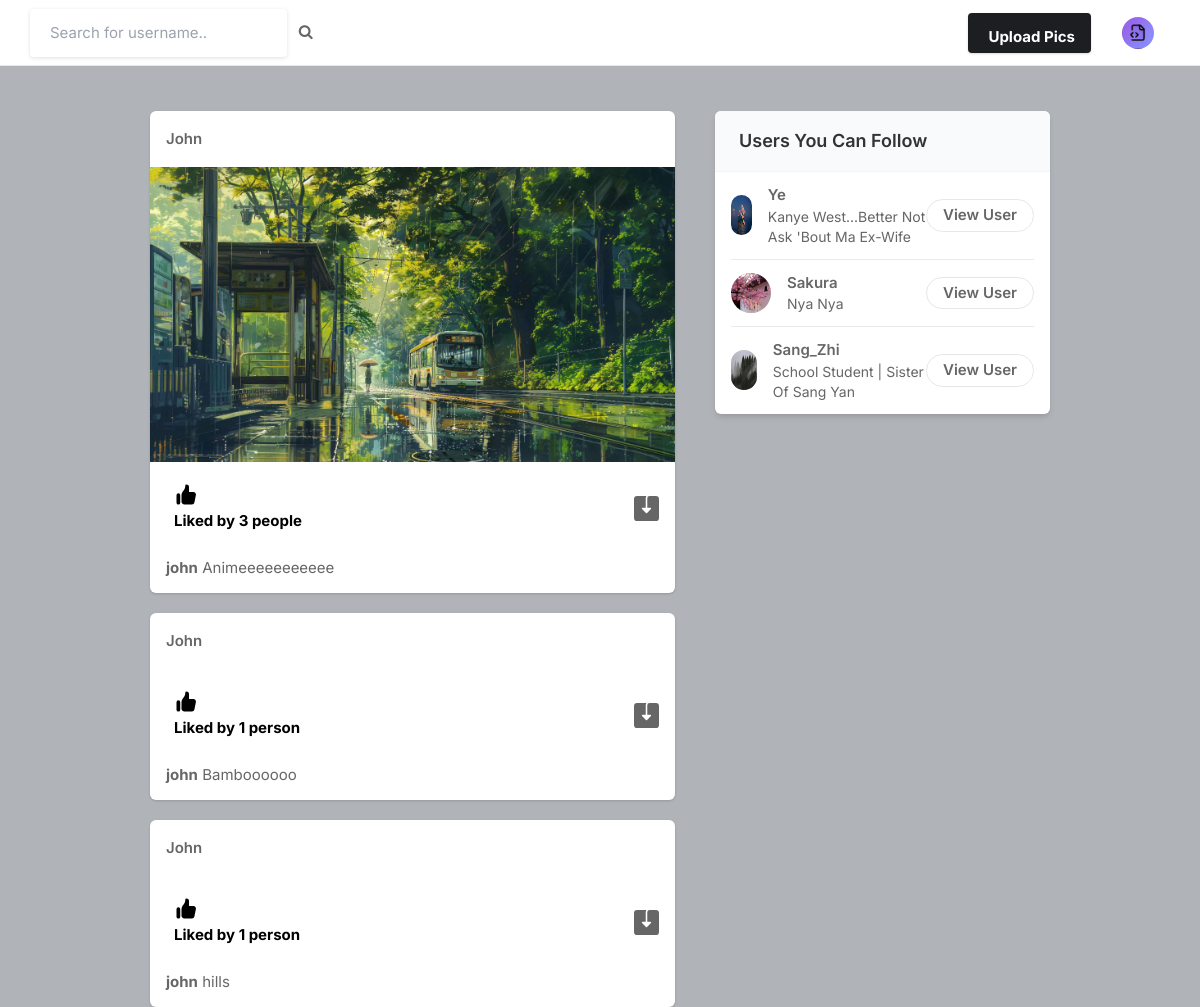
Screenshot of / (signed in) with the database file from the repository.
### core/models.py (models this page shows, shortened)
class Profile(models.Model):
    user = models.ForeignKey(User, on_delete=models.CASCADE)
    id_user = models.IntegerField()
    bio = models.TextField(blank=True)
    profileimg = models.ImageField(upload_to='profile_images', default='blank-profile-picture.jpg')
    location = models.CharField(max_length=100, blank=True)

class Post(models.Model):
    id = models.UUIDField(primary_key=True, default=uuid.uuid4)
    user= models.CharField(max_length=100)
    image= models.ImageField(upload_to='post_images')
    caption= models.TextField()
    created_at = models.DateTimeField(default=datetime.now)
    no_of_likes= models.IntegerField(default=0)

### core/views.py (the view)
# urls.py: path('', views.index, name='index'),
@login_required(login_url='signin')
def index(request):
    user_object = User.objects.get(username=request.user.username)
    user_profile = Profile.objects.get(user=user_object)
    user_following_list = []
    feed = []
    user_following = FollowersCount.objects.filter(follower=request.user.username)
    for users in user_following:
        user_following_list.append(users.user)
    for usernames in user_following_list:
        feed_lists = Post.objects.filter(user=usernames)
        feed.append(feed_lists)
    feed_list = list(chain(*feed))
    all_users = User.objects.all()
    user_following_all = []
    for users in user_following:
        user_list = User.objects.get(username=users.user)
        user_following_all.append(user_list)
    new_suggested_users = [x for x in list(all_users) if (x not in list(user_following_all))]
    current_user = User.objects.filter(username=request.user.username)
    final_suggested_users = [x for x in list(new_suggested_users) if (x not in list(current_user))]
    random.shuffle(final_suggested_users)
    username_profile = []
    username_profile_list = []
    for users in final_suggested_users:
        username_profile.append(users.id)
    for ids in username_profile:
        profile_lists = Profile.objects.filter(id_user=ids)
        username_profile_list.append(profile_lists)
    suggestions_username_profile_list = list(chain(*username_profile_list))
    return render(request, 'index.html', {'user_profile': user_profile, 'posts': feed_list, 'suggestions_username_profile_list': suggestions_username_profile_list[:4]})

### templates/index.html (shortened to what this page needs)
{% load static %}
<!DOCTYPE html>
<html lang="en">
<head>
    <link rel="stylesheet" href="{% static 'assets/css/icons.css' %}">
    <link rel="stylesheet" href="{% static 'assets/css/uikit.css' %}">
    <link rel="stylesheet" href="{% static 'assets/css/style.css' %}">
    <link rel="stylesheet" href="{% static 'assets/css/tailwind.css' %}">
    <link rel="stylesheet" href="https://cdnjs.cloudflare.com/ajax/libs/font-awesome/4.7.0/css/font-awesome.min.css">
</head>
<body>
            <header>
                <div class="header_inner">
                    <form action="/search/" method="POST">
                    <div class="left-side">
                            <input type="text" name="username" placeholder="Search for username.."> &nbsp; &nbsp;
                            <button type="submit"><i class="fa fa-search fa-1x"></i></button>
                    </div>
                    </form>
                    <div class="right-side lg:pr-4">
                        <a href="#"
                            class="bg-pink-500 flex font-bold hidden hover:bg-pink-600 hover:text-white inline-block items-center lg:block max-h-10 mr-4 px-4 py-2 rounded shadow text-white">
                              Upload Pics
                        </a>
                        <a href="#">
                            <img src="{{user_profile.profileimg.url}}" class="header-avatar" alt="">
                        </a>
                    </div>
                </div>
            </header>
            <div class="container m-auto">
                <div class="lg:flex justify-center lg:space-x-10 lg:space-y-0 space-y-5">
                    <div class="space-y-5 flex-shrink-0 lg:w-7/12">
                         {% for post in posts reversed %}
                        <div class="bg-white shadow rounded-md  -mx-2 lg:mx-0">
                            <div class="flex justify-between items-center px-4 py-3">
                                <div class="flex flex-1 items-center space-x-4">
                                    <span class="block capitalize font-semibold "><a href="/profile/{{ post.user }}">{{ post.user }}</a> </span>
                                </div>
                              <div>
                                <a href="#"> <i class="icon-feather-more-horizontal text-2xl hover:bg-gray-200 rounded-full p-2 transition -mr-1 "></i> </a>
                              </div>
                            </div>
                            <div uk-lightbox>
                                <a href="{{ post.image.url }}">
                                    <img src="{{ post.image.url }}" alt="">
                                </a>
                            </div>
                            <div class="py-3 px-4 space-y-3">
                                <div class="flex space-x-4 lg:font-bold">
                                    <a href="/like_post?post_id={{ post.id }}" class="flex items-center space-x-2">
                                        <div class="p-2 rounded-full text-black">
                                            {% if post.no_of_likes == 0 %}
                                            <p>No Likes</p>
                                            {% elif post.no_of_likes == 1 %}
                                            <p>Liked by {{post.no_of_likes}} person</p>
                                            {% else %}
                                            <p>Liked by {{post.no_of_likes}} people</p>
                                            {% endif %}
                                        </div>
                                    </a>
                                    <a href="{{post.image.url}}" class="flex items-center space-x-2 flex-1 justify-end" download>
                                    </a>
                                </div>
                                <p>
                                    <a href="/profile/{{ post.user }}"><strong>{{ post.user }}</strong></a> {{post.caption}}
                                </p>
                            </div>
                        </div>
                        {% endfor %}
                    </div>
                    <div class="lg:w-5/12">
                        <div class="bg-white  shadow-md rounded-md overflow-hidden">
                            <div class="bg-gray-50  border-b border-gray-100 flex items-baseline justify-between py-4 px-6 ">
                                <h2 class="font-semibold text-lg">Users You Can Follow</h2>
                            </div>
                            <div class="divide-gray-300 divide-gray-50 divide-opacity-50 divide-y px-4 ">
                            {% for suggestion in suggestions_username_profile_list %}
                                <div class="flex items-center justify-between py-3">
                                    <div class="flex flex-1 items-center space-x-4">
                                        <a href="/profile/{{ suggestion.user }}">
                                            <img src="{{suggestion.profileimg.url}}" class="bg-gray-200 rounded-full w-10 h-10">
                                        </a>
                                        <div class="flex flex-col">
                                            <span class="block capitalize font-semibold"> {{ suggestion.user }} </span>
                                            <span class="block capitalize text-sm"> {{suggestion.bio}} </span>
                                        </div>
                                    </div>
                                    <a href="/profile/{{ suggestion.user }}" class="border border-gray-200 font-semibold px-4 py-1 rounded-full hover:bg-pink-600 hover:text-white hover:border-pink-600 "> View User </a>
                                </div>
                                {% endfor %}
                            </div>
                        </div>
                    </div>
                </div>
            </div>
</body>
</html>

### static/assets/css/style.css (style rules this page uses)
body { background-color: #B0B3B8!important; }
button { vertical-align: middle; }
input { height: 48px; line-height: 48px; padding: 0 20px; outline: none; font-size: 15px; color: #808080; max-width: 100%; width: 100%; -webkit-box-sizing: border-box; box-sizing: border-box; display: block; font-weight: 400; opacity: 1; border-radius: 4px; border: none; -webkit-box-shadow: 0 1px 4px 0px rgba(0, 0, 0, 0.12); box-shadow: 0 1px 4px 0px rgba(0, 0, 0, 0.12); }
input[type="text"], input[type="password"], input[type="email"], input[type="number"] { height: 48px; line-height: 48px; padding: 0 20px; outline: none; font-size: 15px; color: #808080; max-width: 100%; width: 100%; -webkit-box-sizing: border-box; box-sizing: border-box; display: block; font-weight: 400; opacity: 1; border-radius: 4px; border: none; -webkit-box-shadow: 0 1px 4px 0px rgba(0, 0, 0, 0.12); box-shadow: 0 1px 4px 0px rgba(0, 0, 0, 0.12); }
input { -webkit-transition: all 0.1s ease-in-out; transition: all 0.1s ease-in-out; }
::placeholder { color: #808080; opacity: 1; }
button { border: none; margin: 0; padding: 0; width: auto; overflow: visible; background: transparent; color: inherit; font: inherit; line-height: normal; cursor: pointer; }
a { color: #be185d; -webkit-transition: 0.3s; transition: 0.3s; outline: none !important; }
button { outline: none !important; }
img { max-width: 100%; }
body { color: #666; font-size: 15px; line-height: 27px; background-color: #f0f2f5; font-family: "Inter", sans-serif; text-transform: none; }
body p { font-size: 15px; line-height: 27px; }
h1, h2, h3, h4, h5, h6 { font-family: "Inter", sans-serif; text-transform: none; }
input[type="text"], input[type="password"], input[type="email"] { font-family: "Inter", sans-serif; text-transform: none; }
button, body .pac-container { font-family: "Inter", sans-serif; text-transform: none; }
h1, h2, h3, h4, h5, h6 { color: #333; font-weight: 500; margin: 0; padding: 0; }
h2 { font-size: 26px; }
b, strong { font-weight: 700 !important; }
@media (min-width: 1024px) { .container { max-width: 900px !important; padding-top: 45px; } }
header { background-color: #fff; left: 0; right: 0; top: 0; z-index: 99; height: 66px; display: -webkit-box; display: -ms-flexbox; display: flex; -webkit-box-align: center; -ms-flex-align: center; align-items: center; border-bottom: 1px solid #e5e7eb; }
header .header_inner { display: -webkit-box; display: -ms-flexbox; display: flex; -webkit-box-align: center; -ms-flex-align: center; align-items: center; max-width: 1090px; margin: auto; width: 100%; max-width: 100% !important; padding: 0 30px; }
header .header_inner .left-side { display: -webkit-box; display: -ms-flexbox; display: flex; -webkit-box-align: center; -ms-flex-align: center; align-items: center; }
header .header_inner .right-side { display: -webkit-box; display: -ms-flexbox; display: flex; -webkit-box-align: center; -ms-flex-align: center; align-items: center; -webkit-box-pack: end; -ms-flex-pack: end; justify-content: flex-end; margin-left: auto; }
header .header_inner .right-side .header-avatar { width: 32px; height: 32px; border-radius: 100%; margin-left: 15px; }

### rows the page displays
Profile: profileimg (picture)
Post: user "John", image (picture), no_of_likes "3", user "john", caption "Animeeeeeeeeeee"
Post: user "John", no_of_likes "1", user "john", caption "Bamboooooo"
Post: user "John", no_of_likes "1", user "john", caption "hills"
Profile: profileimg (picture), user "Ye", bio "Kanye West...better Not Ask 'bout Ma Ex-Wife"
Profile: profileimg (picture), user "Sakura", bio "Nya Nya"
Profile: profileimg (picture), user "Sang_Zhi", bio "School Student | Sister Of Sang Yan"
